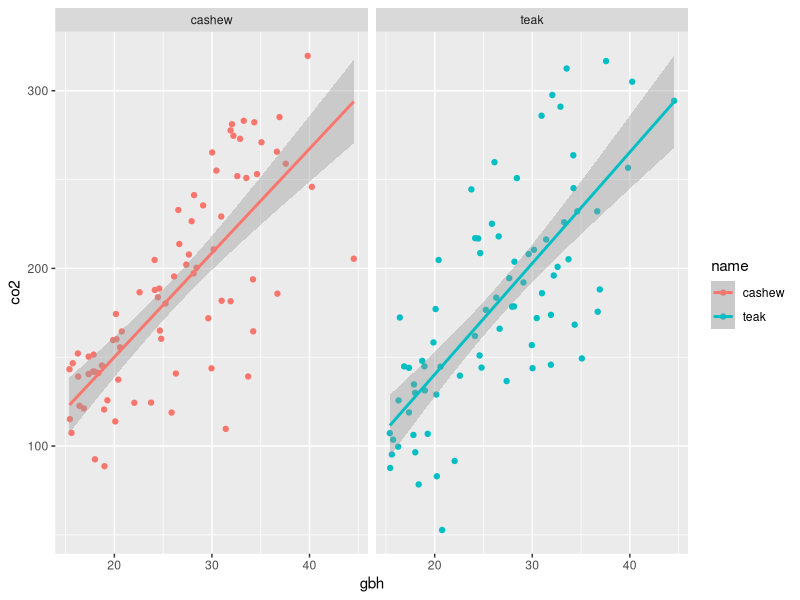

Write the R code that produced this figure. (Note: this script raises an error after producing the figure.)
## ---- chunk 1
carbon_calc <- function(x) {
  dry_weight = x * 13.0933
  carbon = round(dry_weight / 2)
  return(carbon)
}

carbon_calc(1)
## ---- chunk 2
# treatment (factor)
library(ggplot2)
library(dplyr)

# new df with treatment
set.seed(007) # the name is Bond, James Bond= 007, its just a number. If you want the same result as mine use this set.seed number.
# new df with treatment

treatment <- c(rep('nofertilizer', 50), 
               rep('fertilizer', 50))

name <- c(rep('cashew', 100), 
          rep('teak', 100))

gbh <- c(rnorm(50,
             mean = 15,
             sd = 4),
         rnorm(50,
               mean = 30,
               sd = 6))

df <- data.frame(treatment, 
                 name, 
                 gbh)

str(df)

newdf <- df %>% 
  filter(gbh  >= 15) 

co <- rnorm(length(newdf$gbh), carbon_calc(1), 1.5) # kg

newdf <- newdf %>% 
  mutate(co2= gbh * co) # co2 is a new column based gbh

str(newdf)
names(newdf)

ggplot(data = newdf, aes(x = gbh, y = co2, col= name)) +
  geom_point() +
  geom_smooth(method = 'lm') +
  facet_wrap(~ name)
# To know what facet_wrap is

# ?facet_wrap
# help(facet_wrap)

## ---- chunk 3
 knitr::include_graphics('pictures/boxplot.jpg') 
## ---- chunk 4
ggplot(data = newdf,
       aes(x = treatment,
           y = co2,
           fill = name)) +
  geom_boxplot() +
  facet_wrap( ~ name)

ggplot(data = newdf,
       aes(y = gbh,
           x = treatment,
           fill = name)) +
  geom_boxplot()
